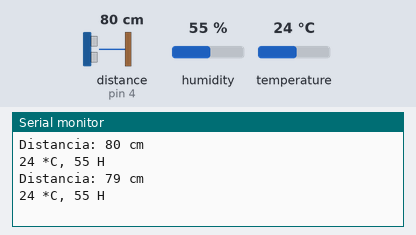
The sketch below on a simulated Arduino Uno, built with avr-gcc and run on an emulated ATmega328P. Shown: the last lines printed to the serial monitor. Wiring (inferred from the names in the program): ultrasonic range finder: trigger pin 5; echo pin 4. Inputs (shaded band) come from the test bench; at power-on: distance to the obstacle (sensor on pin 4) 80 cm, humidity 55 %, temperature 24 °C. The echo pulse lasts 58.3 µs per cm.

Above: at 2.3 s.
2.4 s: distance to the obstacle (sensor on pin 4) set to 2 cm
At 3.7 s:
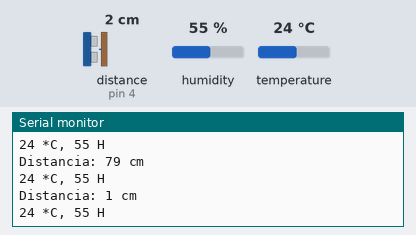
4.5 s: humidity set to 22 %
At 5.8 s:
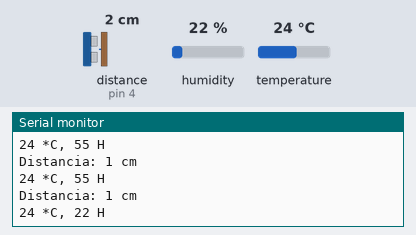
6.6 s: temperature set to 12 °C
At 8.5 s:
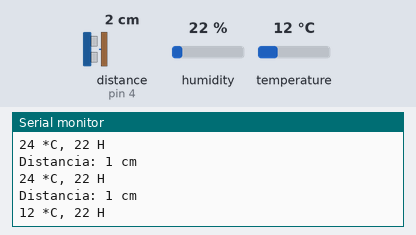
8.7 s: distance to the obstacle (sensor on pin 4) set to 4 cm
At 10.4 s:
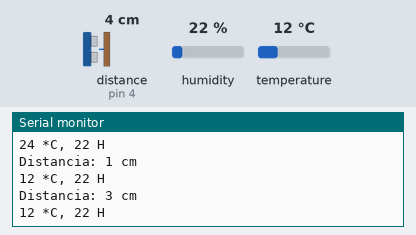
10.8 s: humidity set to 40 %
At 13.4 s:
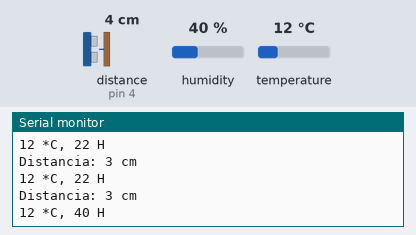
Timing chart, 0 to 13.9 s (numbered marks = the images above; inputs shaded):
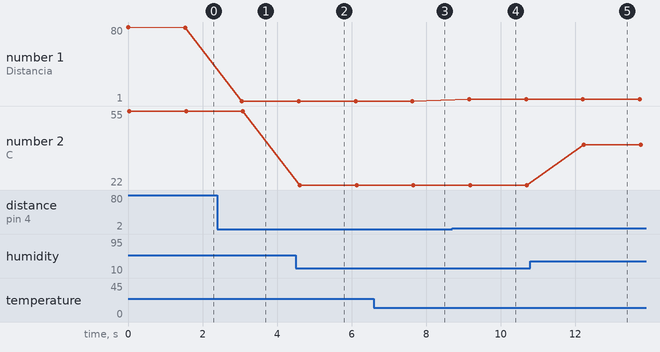

Measured:
- after the input at 2.4 s, the serial monitor: prints a new line after 0.66 s (image 1)
- after the input at 4.5 s, the serial monitor: prints a new line after 0.11 s (image 2)
- after the input at 6.6 s, the serial monitor: prints a new line after 1.1 s (image 3)
- after the input at 8.7 s, the serial monitor: prints a new line after 0.46 s (image 4)
- after the input at 10.8 s, the serial monitor: prints a new line after 1.4 s (image 5)
- plotted number 1: 79 → 1 after the input at 2.4 s, 1 → 3 after the input at 8.7 s
- plotted number 2: 55 → 22 after the input at 4.5 s, 22 → 40 after the input at 10.8 s

The sketch:

app.ino
```cpp
#include <SimpleDHT.h>

#include "Arduino.h"
#include "Esp.h"

#define TRIGGER 5
#define ECHO 4
#define DHT_PIN 16
#define DHT_TYPE DHT11

SimpleDHT11 dht(DHT_PIN);

void setup()
{
    Serial.begin(9600);
    pinMode(TRIGGER, OUTPUT);
    pinMode(ECHO, INPUT);
}

void loop()
{
    long duration, distance;
    digitalWrite(TRIGGER, LOW);
    delayMicroseconds(2);

    digitalWrite(TRIGGER, HIGH);
    delayMicroseconds(10);

    digitalWrite(TRIGGER, LOW);
    duration = pulseIn(ECHO, HIGH);
    distance = (duration / 2) / 29.1;

    Serial.print("Distancia: ");
    Serial.print(distance);
    Serial.println(" cm");
    byte temp = 0;
    byte hum = 0;
    dht.read(&temp, &hum, NULL);
    Serial.print((int)temp);
    Serial.print(" *C, ");
    Serial.print((int)hum);
    Serial.println(" H");
    delay(1500);
}
```
